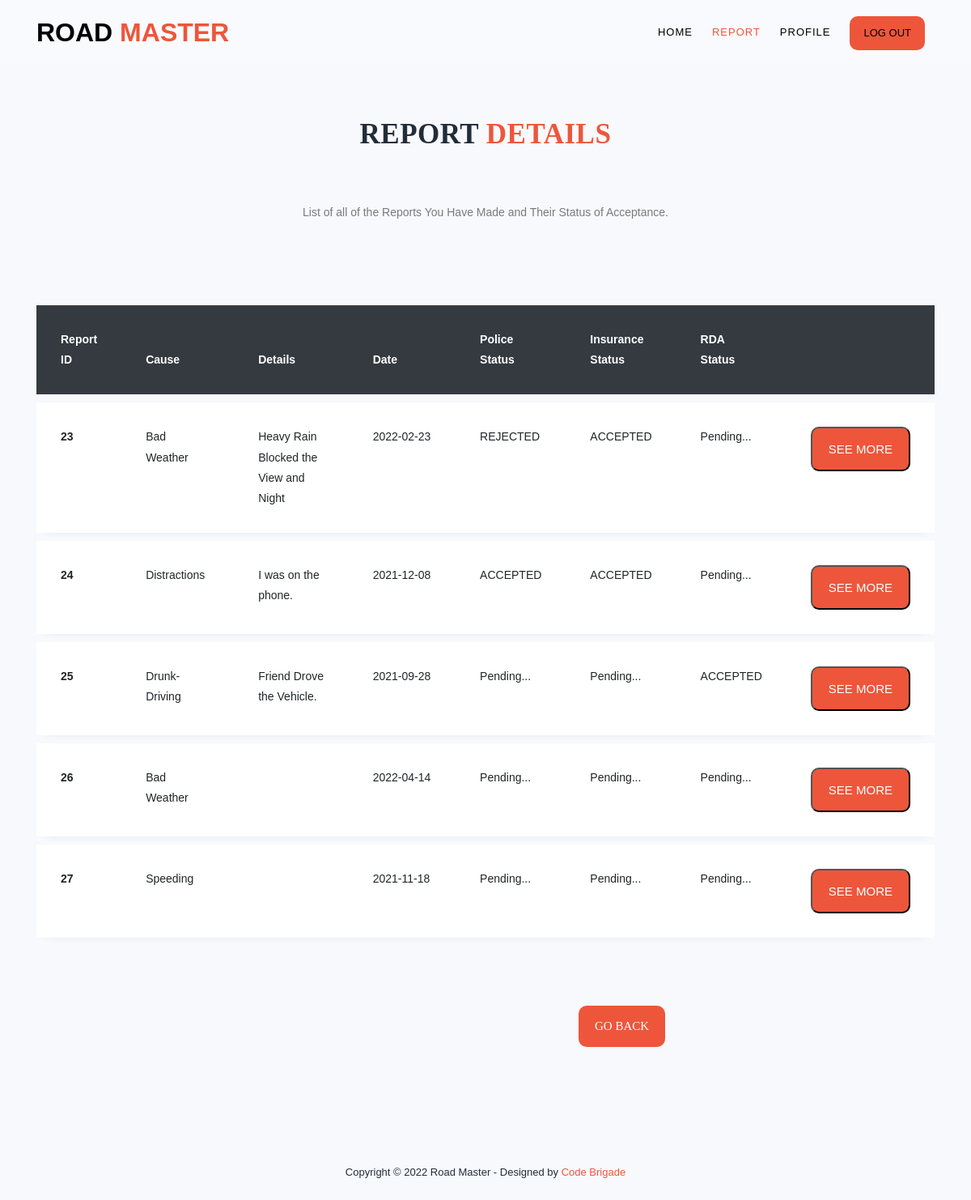
Page /ReportView.php (signed in) on the committed database.
### tables this page shows
CREATE TABLE `report` (
  `Rep_Id` int(11) NOT NULL,
  `Driver_Id` int(11) NOT NULL,
  `Cause` varchar(400) NOT NULL,
  `Details` varchar(500) DEFAULT NULL,
  `Date_of_Acc` date NOT NULL DEFAULT current_timestamp(),
  `Time_of_Acc` time DEFAULT current_timestamp(),
  `RDA_Id` varchar(20) DEFAULT NULL,
  `In_Id` varchar(50) DEFAULT NULL,
  `P_Id` varchar(20) DEFAULT NULL,
  `Rep_Date` date NOT NULL DEFAULT current_timestamp()
);

CREATE TABLE `rep_pol` (
  `Rep_Id` int(11) NOT NULL,
  `P_Id` varchar(20) NOT NULL,
  `date` date DEFAULT current_timestamp(),
  `Status` varchar(20) NOT NULL
);

CREATE TABLE `rep_in` (
  `Rep_Id` int(11) NOT NULL,
  `In_Id` varchar(50) NOT NULL,
  `date` date DEFAULT NULL,
  `Status` varchar(20) NOT NULL
);

CREATE TABLE `rep_rda` (
  `Rep_Id` int(11) NOT NULL,
  `RDA_Id` varchar(20) NOT NULL,
  `date` int(11) DEFAULT NULL,
  `Status` varchar(20) NOT NULL
);

### functions.php (called while the page is built, shortened)
<?php
function check_login($con)
{
	if(isset($_SESSION['D_Id']))
	{
		$id = $_SESSION['D_Id'];
		$query = "select * from Driver where Driver_Id = '$id' limit 1";
		$result = mysqli_query($con,$query);
		if($result && mysqli_num_rows($result) > 0)
		{
			$user_data = mysqli_fetch_assoc($result);
			return $user_data;
		}
	}
}
?>

### ReportView.php (the view, shortened to what this page needs)
<?php
     include("connection.php");
     include("functions.php");
     $userdata=check_login($con);
?>
<!DOCTYPE html>
<html lang="en">
  <head>
    <link rel="stylesheet" type="text/css" href="assets/css/bootstrap.min.css">
    <link rel="stylesheet" type="text/css" href="assets/css/font-awesome.css">
    <link rel="stylesheet" href="assets/css/test2.css">
    <link rel="stylesheet" type="text/css" href="assets/css/bootstrap.css" />
    <link href="assets/css/style.css" rel="stylesheet" />
    <link href="assets/css/style1.css" rel="stylesheet" />
    <link href="assets/css/responsive.css" rel="stylesheet" />
    </head>
    <body>
    <header class="header-area header-sticky">
      <div class="container">
          <div class="row">
              <div class="col-12">
              <nav class="main-nav">
                      <a href="Home.php" class="logo">Road<em> Master</em></a>
                      <ul class="nav">
                            <li class="scroll-to-section"><a href="home.php">Home</a></li>
                            <?php
                                if(!(isset($_SESSION['D_Id']))){echo"
                                    <li class='main-button'><a href='Login.php'>Log In</a></li>";
                                }
                                else{echo"
                                    <li class='scroll-to-section'><a href='ReportMain.php' class='active'>Report</a></li>
                                    <li class='scroll-to-section'><a href='profile.php' >Profile</a></li>
                                    <li class='main-button'><a href='logout.php'>Log Out</a></li>";}
                                ?>
                        </ul>
                  </nav>
              </div>
          </div>
      </div>
  </header>
    <div class="container">
        <div class="row">
            <div class="col-lg-6 offset-lg-3">
                <div class="section-heading">
                    <h2 style= " font-family:Aachen BT; font-size:35px ;">Report <em>Details</em></h2>
                   <br>
                   <br>
                    <p>List of all of the Reports You Have Made and Their Status of Acceptance.</p>
                </div>
            </div>
        </div>
    </div>
<section class="ftco-section">
		<div class="container" style="margin-top:-100px;">
			<div class="row">
				<div class="col-md-12">
					<div class="table-wrap">
						<table class="table">
						  <thead class="thead-dark">
						    <tr>
						      <th width='100px'>Report ID</th>
						      <th width='150px'>Cause</th>
						      <th width='200px'>Details</th>
						      <th width='200px'>Date</th>
						      <th>Police Status</th>
                              <th>Insurance Status</th>
						      <th>RDA Status</th>
						      <th>&nbsp;</th>
						    </tr>
						  </thead>
						  <tbody>
                              <?php
                                $Did = $userdata['Driver_Id'];
                                $sqry="SELECT * FROM report where Driver_Id = $Did";
                                if(!($squ= mysqli_query($con,$sqry)))
                                {
                                    echo"Data retrival failed";
                                }
                                while( $row = mysqli_fetch_assoc($squ) )
                                {
                                  $rid = $row['Rep_Id'];
                                  if(empty($row['P_Id'])){
                                    $pid = 'Pending...';
                                }
                                else{
                                    $sqry2 = "SELECT * FROM rep_pol where Rep_Id ='$rid'";
                                    if(!($squ2= mysqli_query($con,$sqry2)))
                                    {
                                        echo"Data retrival failed";
                                    }
                                    while( $row2 = mysqli_fetch_assoc($squ2) )
                                    {
                                        $pid = "{$row2['Status']}";
                                    }
                                }
                                if(empty($row['In_Id'])){
                                    $inid = 'Pending...';
                                }
                                else{
                                    $sqry3 = "SELECT * FROM rep_in where Rep_Id ='$rid'";
                                    if(!($squ3= mysqli_query($con,$sqry3)))
                                    {
                                        echo"Data retrival failed";
                                    }
                                    while( $row3 = mysqli_fetch_assoc($squ3) )
                                    {
                                        $inid = "{$row3['Status']}";
                                    }
                                }
                                if(empty($row['RDA_Id'])){
                                    $rdaid = 'Pending...';
                                }
                                else{
                                    $sqry4 = "SELECT * FROM rep_rda where Rep_Id ='$rid'";
                                    if(!($squ4= mysqli_query($con,$sqry4)))
                                    {
                                        echo"Data retrival failed";
                                    }
                                    while( $row4 = mysqli_fetch_assoc($squ4) )
                                    {
                                        $rdaid = "{$row4['Status']}";
                                    }
                                }
                                echo"
                                <tr class='alert' role='alert'>
                                <th scope='row'>$rid</th>
                                <td>{$row['Cause']}</td>
                                <td>{$row['Details']}</td>
                                <td>{$row['Date_of_Acc']}</td>
                                <td>$pid</td>
                                <td>$inid</td>
                                <td>$rdaid</td>
                                <td width='100px'>
                                  <div class='main-button scroll-to-section'>
                                  <form action='ReportFull.php' method='POST'>
                                  <input type='hidden' name='rid' value='$rid' >
                                    <input type='Submit' value='See More'>
                                    </form>
                                    </div>
                              </td>
                              </tr>";
                                }
                              ?>
						  </tbody>
						</table>
					</div>
				</div>
			</div>
		</div>
        <br>
        <br>
            <div class="col-lg-2 offset-lg-9" style=" margin-left: 700px; margin-right: auto;">
                <div class="trainer-item">
                    <div >
                    <div class="main-button"><a style= " font-family:Aachen BT " href="ReportMain.php">Go Back</a></div>
                    </div>
                </div>
	</section>
    <footer>
      <div class="container">
          <div class="row">
              <div class="col-lg-12">
              <p>Copyright &copy; 2022 Road Master - Designed by <a rel="nofollow" href="Home.php" class="tm-text-link" >Code Brigade</a></p>
              </div>
          </div>
      </div>
  </footer>
  </body>
</html>

### assets/css/test2.css (style rules this page uses)
html, body, div, span, applet, object, iframe, h1, h2, h3, h4, h5, h6, p, blockquote, div pre, a, abbr, acronym, address, big, cite, code, del, dfn, em, font, img, ins, kbd, q, s, samp, small, strike, strong, sub, sup, tt, var, b, u, i, center, dl, dt, dd, ol, ul, li, figure, header, nav, section, article, aside, footer, figcaption { margin: 0; padding: 0; border: 0; outline: 0; }
ul, li { padding: 0; margin: 0; list-style: none; }
header, nav, section, article, aside, footer, hgroup { display: block; }
* { box-sizing: border-box; }
html, body { font-family: 'Poppins', sans-serif; font-weight: 400; background-color: #fff; font-size: 16px; -ms-text-size-adjust: 100%; -webkit-font-smoothing: antialiased; -moz-osx-font-smoothing: grayscale; }
a { text-decoration: none !important; }
h1, h2, h3, h4, h5, h6 { margin-top: 0px; margin-bottom: 0px; }
ul { margin-bottom: 0px; }
p { font-size: 14px; line-height: 25px; color: #7a7a7a; }
html, body { background: #fff; font-family: 'Poppins', sans-serif; }
.section-heading { text-align: center; margin-top: 140px; margin-bottom: 80px; }
.section-heading h2 { font-size: 28px; font-weight: 800; color: #232d39; text-transform: uppercase; letter-spacing: 0.5px; margin-top: 0px; margin-bottom: 0px; }
.section-heading h2 em { font-style: normal; color: #ed563b; }
.main-button a { display: inline-block; font-size: 15px; padding: 12px 20px; background-color: #ed563b; border-radius: 10px; color: #fff; text-align: center; font-weight: 400; text-transform: uppercase; transition: all .3s; }
.main-button input { display: inline-block; font-size: 15px; padding: 12px 20px; background-color: #ed563b; border-radius: 10px; color: #fff; text-align: center; font-weight: 400; text-transform: uppercase; transition: all .3s; }
.header-area { position: absolute; top: 0px; left: 0px; right: 0px; z-index: 100; height: 80px; background: rgba(250,250,250,0.1); -webkit-transition: all .5s ease 0s; -moz-transition: all .5s ease 0s; -o-transition: all .5s ease 0s; transition: all .5s ease 0s; }
.header-area .main-nav { min-height: 80px; background: transparent; }
.header-area .main-nav .logo { line-height: 80px; color: rgb(0, 0, 0); font-size: 32px; font-weight: 800; text-transform: uppercase; float: left; -webkit-transition: all 0.3s ease 0s; -moz-transition: all 0.3s ease 0s; -o-transition: all 0.3s ease 0s; transition: all 0.3s ease 0s; }
.header-area .main-nav .logo em { font-style: normal; color: #ed563b; font-weight: 900; }
.header-area .main-nav .nav { float: right; margin-top: 27px; margin-right: 0px; background-color: transparent; -webkit-transition: all 0.3s ease 0s; -moz-transition: all 0.3s ease 0s; -o-transition: all 0.3s ease 0s; transition: all 0.3s ease 0s; position: relative; z-index: 999; }
.header-area .main-nav .nav li { padding-left: 20px; padding-right: 20px; }
.header-area .main-nav .nav li a { display: block; font-weight: 500; font-size: 13px; color: #7a7a7a; text-transform: uppercase; -webkit-transition: all 0.3s ease 0s; -moz-transition: all 0.3s ease 0s; -o-transition: all 0.3s ease 0s; transition: all 0.3s ease 0s; height: 40px; line-height: 40px; border: transparent; letter-spacing: 1px; }
.header-area .main-nav .nav li a { color: rgb(0, 0, 0); }
.header-area .main-nav .nav li:last-child a { display: inline-block; font-size: 13px; padding: 11px 17px; background-color: #ed563b; color: rgb(0, 0, 0); text-align: center; font-weight: 400; letter-spacing: 0px; text-transform: uppercase; transition: all .3s; height: auto; line-height: 20px; }
.header-area .main-nav .nav li:hover a, .header-area .main-nav .nav li a.active { color: #ed563b!important; opacity: 1; }
.header-area.header-sticky { min-height: 80px; }
.header-area.header-sticky .nav { margin-top: 20px !important; }
.header-area.header-sticky .nav li a.active { color: #ed563b; }
@media (max-width: 1200px) { .header-area .main-nav .nav li { padding-left: 12px; padding-right: 12px; } }
@media (max-width: 1200px) { .header-area .main-nav:before { display: none; } }
@media (min-width: 767px) { .header-area .main-nav .nav { display: flex !important; } }
footer { text-align: center; padding: 30px 0px; }
footer p { color: #232d39; font-size: 13px; }
footer p a { cursor: pointer; color: #ed563b; }

### assets/css/style.css (style rules this page uses)
body { font-family: "Open Sans", sans-serif; background-color: #fffcf4; }
a, a:hover, a:focus { text-decoration: none; }

### rows in the picture
report: Rep_Id "23", Cause "Bad Weather", Details "Heavy Rain Blocked the View and Night", Date_of_Acc "2022-02-23", rep_pol.Status "REJECTED", rep_in.Status "ACCEPTED", RDA_Id "Pending..."
report: Rep_Id "24", Cause "Distractions", Details "I was on the phone.", Date_of_Acc "2021-12-08", rep_pol.Status "ACCEPTED", rep_in.Status "ACCEPTED", RDA_Id "Pending..."
report: Rep_Id "25", Cause "Drunk-Driving", Details "Friend Drove the Vehicle.", Date_of_Acc "2021-09-28", P_Id "Pending...", In_Id "Pending...", rep_rda.Status "ACCEPTED"
report: Rep_Id "26", Cause "Bad Weather", Date_of_Acc "2022-04-14", P_Id "Pending...", In_Id "Pending...", RDA_Id "Pending..."
report: Rep_Id "27", Cause "Speeding", Date_of_Acc "2021-11-18", P_Id "Pending...", In_Id "Pending...", RDA_Id "Pending..."
